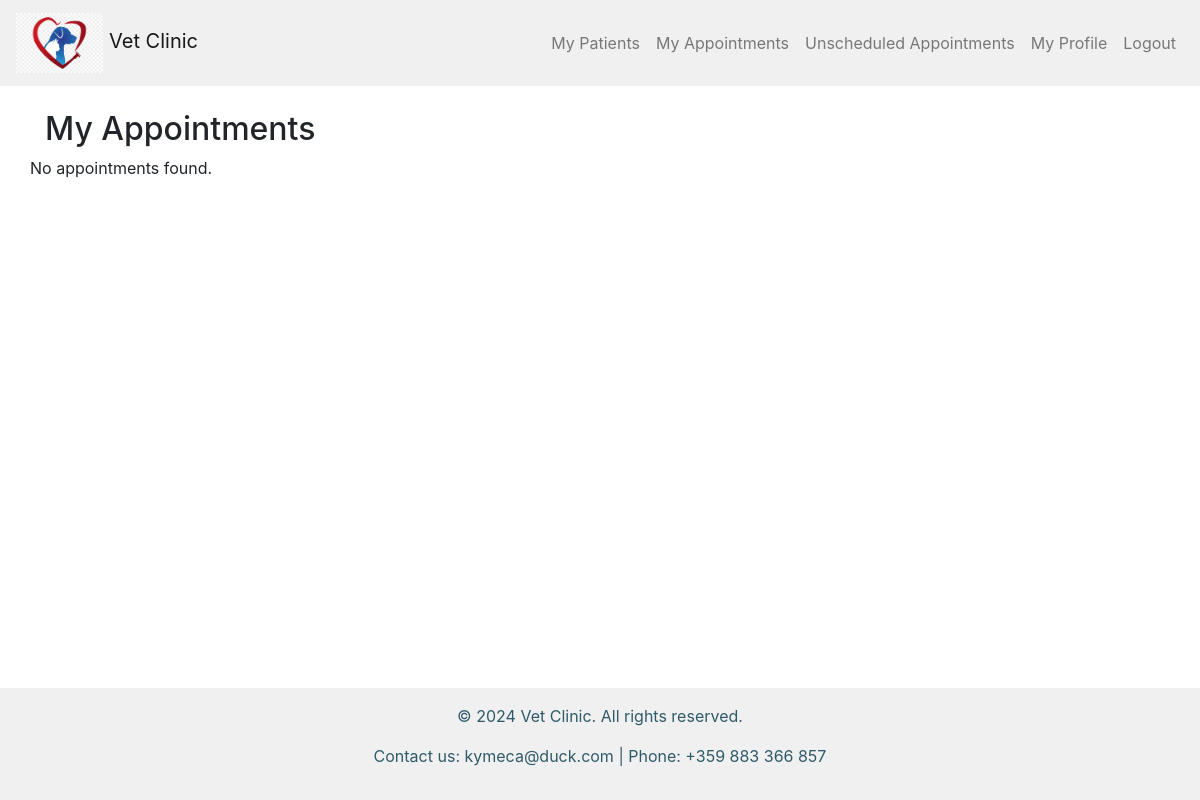
/doctors/my_appointments/ (signed in), run on an earlier commit of the app's database.
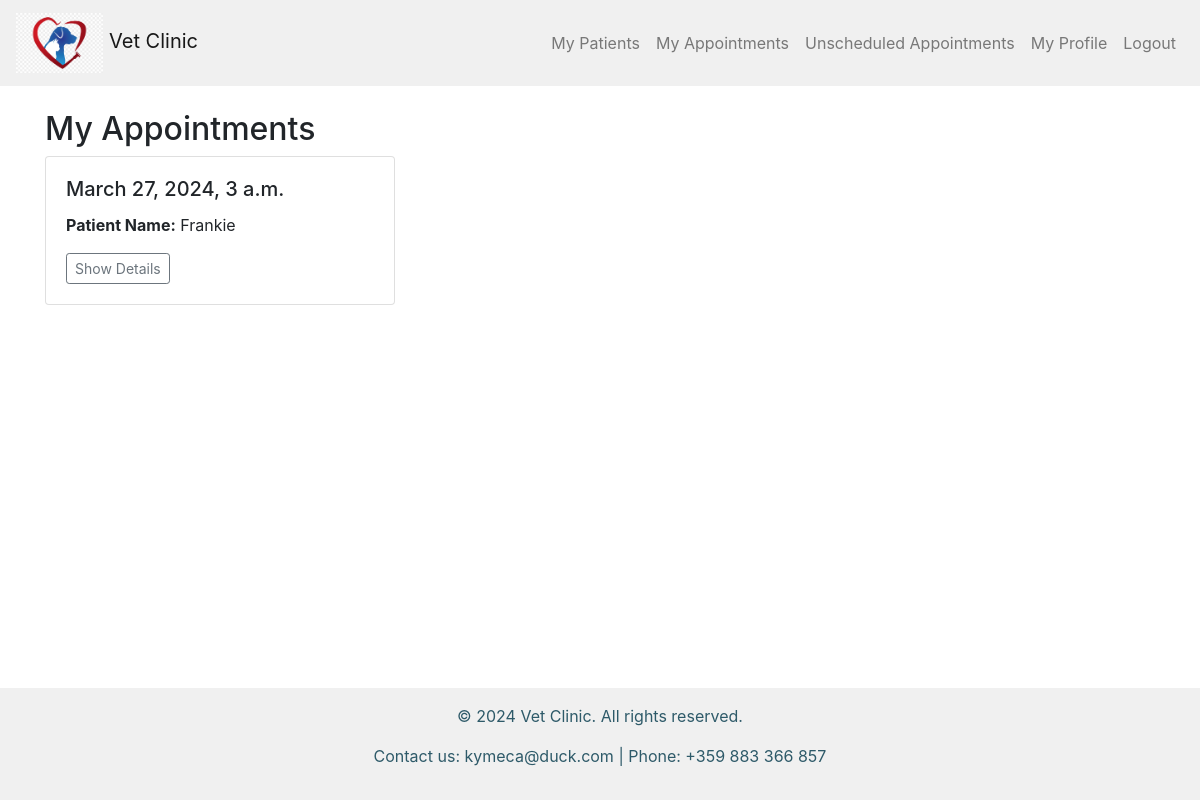
And on a later commit of the database.
### vet_clinic/appointments/models.py (models this page shows, shortened)
class Appointment(models.Model):
    MAX_LENGTH_PURPOSE = 255
    date_time = models.DateTimeField()
    purpose = models.CharField(
        max_length=MAX_LENGTH_PURPOSE,
        blank=True,
    )
    patient = models.ForeignKey(
        PetPatient,
        on_delete=models.CASCADE,
    )
    doctor = models.ForeignKey(
        UserModel,
        on_delete=models.CASCADE,
        blank=True,
        null=True,
    )
    created_by = models.ForeignKey(
        UserModel,
        on_delete=models.CASCADE,
        related_name='created_by',
    )
    is_accepted = models.BooleanField()

### vet_clinic/pet_patients/models.py (models this page shows, shortened)
class PetPatient(models.Model):
    MAX_LENGTH_PATIENT_NAME = 50
    MAX_LENGTH_SPECIES_NAME = 25
    MAX_LENGTH_BREED_NAME = 100
    DOG = 'Dog'
    CAT = 'Cat'
    BIRD = 'Bird'
    RABBIT = 'Rabbit'
    HAMSTER = 'Hamster'
    FISH = 'Fish'
    TURTLE = 'Turtle'
    GUINEA_PIG = 'Guinea Pig'
    SNAKE = 'Snake'
    HORSE = 'Horse'
    OTHER = 'Other'
    SPECIES_CHOICES = [
        (DOG, 'Dog'),
        (CAT, 'Cat'),
        (BIRD, 'Bird'),
        (RABBIT, 'Rabbit'),
        (HAMSTER, 'Hamster'),
        (FISH, 'Fish'),
        (TURTLE, 'Turtle'),
        (GUINEA_PIG, 'Guinea Pig'),
        (SNAKE, 'Snake'),
        (HORSE, 'Horse'),
        (OTHER, 'Other'),
    ]
    name = models.CharField(
        max_length=MAX_LENGTH_PATIENT_NAME,
    )
    species = models.CharField(
        max_length=MAX_LENGTH_SPECIES_NAME,
        choices=SPECIES_CHOICES,
    )
    breed = models.CharField(
        max_length=MAX_LENGTH_BREED_NAME,
        null=True,
        blank=True,
    )
    date_of_birth = models.DateField()
    weight = models.FloatField(
        validators=[validate_positive_weight],
    )
    gender = models.CharField(
        max_length=1,
        choices=[
            ('M', 'Male'),
            ('F', 'Female'),
        ],
    )
    color = models.CharField(
        max_length=50,
        null=True,
        blank=True,
    )
    notes = models.TextField(
        blank=True,
    )
    is_active = models.BooleanField(
        default=True,
    )
    user = models.ForeignKey(
        UserModel,
        on_delete=models.CASCADE,
        related_name='pets',
    )
    doctor = models.ForeignKey(
        UserModel,
        on_delete=models.SET_NULL,
        null=True,
        blank=True,
    )

### vet_clinic/doctors/views.py (the view)
# urls.py: path('my_appointments/', MyAppointmentsView.as_view(), name='my_appointments'),
class MyAppointmentsView(auth_mixins.LoginRequiredMixin, views.ListView):
    template_name = 'doctors/my_appointments.html'
    context_object_name = 'my_appointments'
    def get_queryset(self):
        return Appointment.objects.filter(doctor=self.request.user, is_accepted=True)

### vet_clinic/accounts/models.py (called while the page is built)
    @property
    def full_name(self):
        if self.first_name and self.first_name:
            return f"{self.first_name} {self.last_name}"
        return self.first_name or self.last_name

### templates/doctors/my_appointments.html (shortened to what this page needs)
{% extends 'base.html' %}
{% block main_content %}
  <h2>My Appointments</h2>
  <div class="row">
    {% if my_appointments %}
      {% for appointment in my_appointments %}
        <div class="col-md-4 mb-4">
          <div class="card">
            <div class="card-body">
              <h5 class="card-title">{{ appointment.date_time }}</h5>
              <p class="card-text"><strong>Patient Name:</strong> {{ appointment.patient.name }}</p>
              <button class="btn btn-sm btn-outline-secondary ml-auto" data-toggle="collapse" data-target="#collapseInfo{{ appointment.pk }}" aria-expanded="false" aria-controls="collapseInfo{{ appointment.pk }}">
                Show Details
              </button>
            </div>
          </div>
        </div>
      {% endfor %}
    {% else %}
      <p>No appointments found.</p>
    {% endif %}
  </div>
{% endblock %}

What changed in the data, as far as the page shows it:
now on this page (row edited): Appointment: date_time "March 27, 2024, 3 a.m.", patient.name "Frankie"
Also different on the page:
text no longer shown: "No appointments found."
